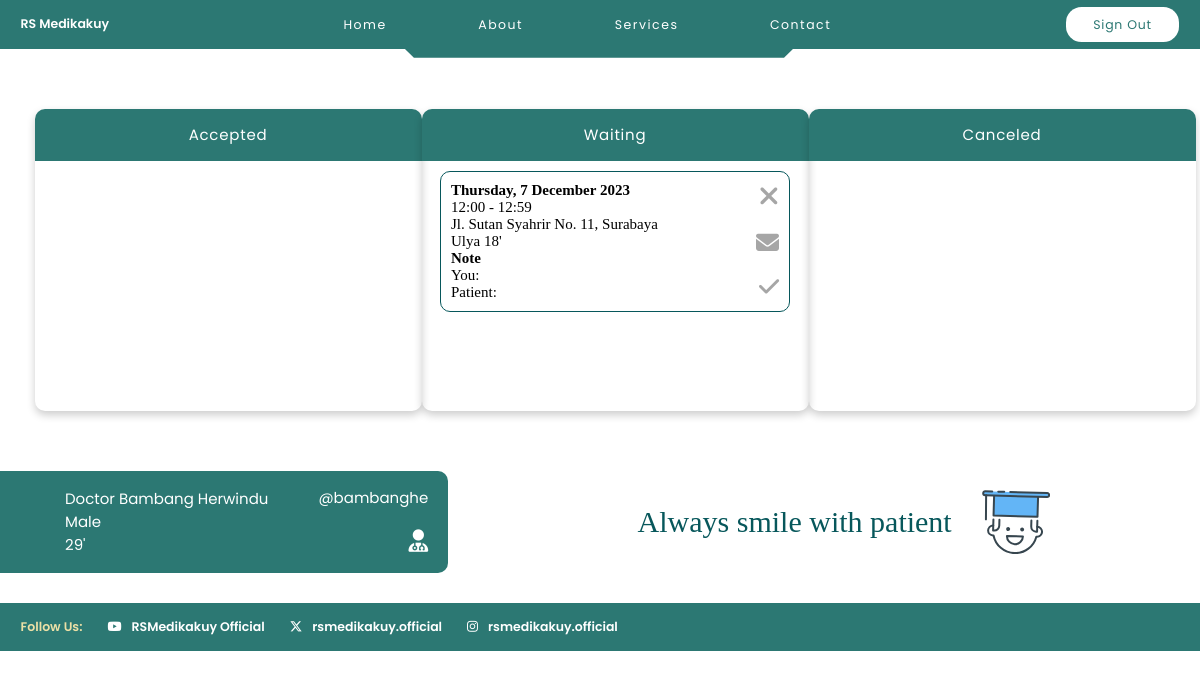
The app's page /main_doctor/24/ with its own data.
### myFirstApp/models.py (models this page shows, shortened)
class Patient(models.Model):
    username = models.CharField(max_length=200)
    password = models.CharField(max_length=200)
    first_name = models.CharField(max_length=200, default='a')
    last_name = models.CharField(max_length=200, default='a')
    gender = models.CharField(max_length=1, default='m')
    birth_date = models.DateField(default=date(2003, 10, 2))
    @property
    def age(self):
      if self.birth_date:
        today = date.today()
        age = today.year - self.birth_date.year - ((today.month, today.day) < (self.birth_date.month, self.birth_date.day))
        return age
      return None

class Reservation(models.Model):
  date = models.DateField(null=True, blank=True)
  status = models.CharField(max_length=200, default='menunggu')
  message_patient = models.TextField(default='')
  message_doctor = models.TextField(default='')
  id_patient = models.CharField(max_length=200)
  id_hospital = models.CharField(max_length=200)
  id_doctor = models.CharField(max_length=200)
  id_session = models.CharField(max_length=200, default='1')

class Session(models.Model):
  start = models.TimeField()
  end = models.TimeField()

class Hospital(models.Model):
  location = models.CharField(max_length=200)
  address = models.CharField(max_length=200)

class Doctor(models.Model):
  username = models.CharField(max_length=200)
  password = models.CharField(max_length=200)
  first_name = models.CharField(max_length=200, default='a')
  last_name = models.CharField(max_length=200, default='a')
  gender = models.CharField(max_length=1, default='m')
  birth_date = models.DateField(default='2003-10-02')
  session = models.CharField(max_length=200, default='a,a')
  day = models.CharField(max_length=200, default='a,a')
  id_hospital = models.CharField(max_length=200)
  @property
  def age(self):
    if self.birth_date:
      today = date.today()
      age = today.year - self.birth_date.year - ((today.month, today.day) < (self.birth_date.month, self.birth_date.day))
      return age
    return None

### myFirstApp/views.py (the view)
# urls.py: path('main_doctor/<int:id>/', views.main_doctor, name='main_doctor'),
def main_doctor(request, id):
    doctor = Doctor.objects.get(id=id)
    reservasi = Reservation.objects.filter(id_doctor=id).order_by('date', 'id_session')
    if not reservasi.exists():
        kosong = mark_safe('<div class="kosong">There is no reservation schedule</div>')
        none = mark_safe('style="display: none;"')
    else:
        kosong = ""
        none = ""
    reservation_details = []
    for i in reservasi:
        patient = Patient.objects.get(id=i.id_patient)
        hospital = Hospital.objects.get(id=i.id_hospital)
        session = Session.objects.get(id=i.id_session)
        reservation = Reservation.objects.get(id=i.id)
        reservation_detail = {
            'patient': patient,
            'hospital': hospital,
            'session': session,
            'reservation': reservation,
        }
        reservation_details.append(reservation_detail)
    context = {
        'kosong': kosong,
        'none': none,
        'doctor': doctor,
        'reservation_details': reservation_details,
    }
    return render(request, 'main_doctor.html', context)

### templates/main_doctor.html (shortened to what this page needs)
{% extends 'base.html' %}
{% block content %}
<header>
  <div class="logo">RS Medikakuy</div>
  <ul class="nav">
    <li><a href="/#home">Home</a></li>
    <li><a href="/#about">About</a></li>
    <li><a href="/#services">Services</a></li>
    <li><a href="/#contact">Contact</a></li>
  </ul>
  <div class="register"><a href="/login_doctor/">Sign Out</a> </div>
  <svg xmlns="http://www.w3.org/2000/svg" height="75" viewBox="0 0 1440 75" fill="none" class="rule">
    <path d="M0 25H481.336L506.88 50H930.616L956.16 25H1440" stroke="#2C7873" stroke-width="50"/>
  </svg>
</header>
<main class="main-main">
  <div class="jadwal-wrap">
    <div class="jadwal" {{none}}>
      <p>Accepted</p>
      <ul>
      </ul>
    </div>
    <div class="jadwal" {{none}}>
      <p>Waiting</p>
      <ul>
        {% for i in reservation_details %}
          {% if i.reservation.status == 'menunggu' %}
            <li>
              <div class="jadwal-left">
                <b>{{ i.reservation.date|date:"l, j F Y" }}</b><br>
                {{ i.session.start|time:"H:i" }} - {{ i.session.end|time:"H:i" }} <br>
                {{ i.hospital.address }} <br>
                {{ i.patient.first_name }} {{ i.patient.age }}' <br>
                <b>Note</b> <br>
                You: {{ i.reservation.message_doctor }} <br>
                Patient: {{ i.reservation.message_patient }} <br>
              </div>
              <div class="jadwal-right">
                <a href="/decline_reservation/{{ i.reservation.id }}/" class="decline" title="Decline"><i class="fa-solid fa-xmark"></i></a>
                <a href="/message_doctor/{{ i.reservation.id }}/" class="message" title="Note"><i class="fa-solid fa-envelope"></i></a>
                <a href="/accept_reservation/{{ i.reservation.id }}/" class="accept" title="Accept"><i class="fa-solid fa-check"></i></a>
              </div>
            </li>
          {% endif %}
        {% endfor %}
        </ul>
    </div>
    <div class="jadwal" {{none}}>
      <p>Canceled</p>
      <ul>
        </ul>
    </div>
  </div>
  <div class="profil-reservasi">
    <div class="profil-wrap">
      <div class="profil">
        <div class="profil-left">
          Doctor {{ doctor.first_name }} {{doctor.last_name}} <br>
          {% if doctor.gender == 'm' %}
            Male
          {% else %}
            Female
          {% endif %}
          <br> {{ doctor.age }}'
        </div>
        <div class="profil-right">
          <div class="username"> @{{ doctor.username }} </div>
          <div class="edit-profil" id="not-hover"><i class="fa-solid fa-user-doctor"></i></div>
        </div>
      </div>
    </div>
    <div class="buat-reservasi">
      Always smile with patient
    </div>
  </div>
</main>
<footer>
  <div>Follow Us: </div>
  <a class="yt" href="#">
    <i class="fa-brands fa-youtube"></i>
    <div>RSMedikakuy Official</div>
  </a>
  <a class="x" href="#">
    <i class="fa-brands fa-x-twitter"></i>
    <div>rsmedikakuy.official</div>
  </a>
  <a class="ig" href="#">
    <i class="fa-brands fa-instagram"></i>
    <div>rsmedikakuy.official</div>
  </a>
</footer>
{% endblock content %}

### static/css/style.css (style rules this page uses)
* { margin: 0; padding: 0; box-sizing: border-box; list-style: none; text-decoration: none; }
html { scroll-behavior: smooth; }
header { width: 100%; height: 4.875rem; padding: 0.56rem 2.06rem; background-color: #2C7873; display: flex; justify-content: space-between; align-items: center; position: relative; }
.rule { width: 100%; position: absolute; left: 0; bottom: -1.5625rem;; z-index: -1; }
.logo { color: #FFF; font-family: Poppins; font-size: 1.25rem; font-style: normal; font-weight: 600; line-height: normal; }
.nav { display: flex; justify-content: space-around; align-items: center; width: 50%; }
.nav a { color: #FFF; font-family: Poppins; font-size: 1.25rem; font-style: normal; font-weight: 400; line-height: 1.71488rem; letter-spacing: 0.15rem; }
.register a { background-color: #FFF; color: #2C7873; font-family: Poppins; font-size: 1.25rem; font-style: normal; font-weight: 400; line-height: 1.71488rem; letter-spacing: 0.075rem; display: flex; justify-content: center; align-items: center; width: 11.375rem; height: 3.5rem; flex-shrink: 0; border-radius: 1.5625rem; }
main { margin: 6.4185rem 9.87rem; display: flex; justify-content: space-between; align-items: center; height: 47.4375rem; }
footer { width: 100%; padding: 1.5rem 2.06rem; background: #2C7873; color: #FFF; font-family: Poppins; font-size: 1.25rem; font-style: normal; font-weight: 600; line-height: normal; display: flex; gap: 2.5rem; margin-top: 2rem; }
footer > div:first-of-type { color: #ECE0A6; font-family: Poppins; font-size: 1.25rem; font-style: normal; font-weight: 600; line-height: normal; }
footer div, footer a { display: flex; justify-content: center; align-items: center; gap: 1rem; }
footer a { color: #FFF; }
.main-main { display: block; margin: 0; }
.jadwal-wrap { min-height: 30.214rem; margin: 6rem 3.45rem; display: flex; justify-content: space-between; align-items: center; }
.jadwal { overflow: hidden; min-width: 38.7rem; border-radius: 1rem; box-shadow: 0 4px 8px 0 rgba(0,0,0,0.2);; }
.jadwal p { color: #FFF; font-family: Poppins; font-size: 1.5rem; font-style: normal; font-weight: 400; line-height: 1.71488rem; letter-spacing: 0.075rem; background-color: #2C7873; text-align: center; padding: 1.75rem; }
.jadwal ul { padding: 10px; height: 25rem; overflow-y: auto; }
.jadwal ul li { margin: auto; width: 35rem; padding: 1rem; border: 1px solid #07575B; border-radius: 1rem; background: #FFF; color: #000; font-family: Calibri; font-size: 1.5rem; font-style: normal; font-weight: 400; line-height: normal; position: relative; margin-bottom: 1.5rem; display: flex; justify-content: space-between; }
.jadwal a { color: rgba(128, 128, 128, 0.7); }
.jadwal-right { display: flex; flex-direction: column; align-items: flex-end; justify-content: space-between; }
.accept { font-size: 2.3rem; }
.decline { font-size: 2.7rem; }
.message { font-size: 2.3rem; }
.profil-wrap { display: inline-block; }
.profil-reservasi { display: flex; justify-content: space-between; align-items: center; }
.profil { display: flex; justify-content: space-between; align-items: center; gap: 5rem; background-color: #2C7873; padding: 1.5rem 2rem 1.5rem 6.5rem; color: #FFF; font-family: Poppins; font-size: 1.5rem; font-style: normal; font-weight: 400; line-height: normal; border-radius: 0 1rem 1rem 0; }
.profil-right { display: flex; flex-direction: column; align-items: flex-end; justify-content: space-between; gap: 1.5rem; }
.profil .edit-profil { color: #FFF; font-size: 2.25rem; transition: transform 0.25s; }
.buat-reservasi { padding-right: 15rem; color: #07575B; font-family: Calibri; font-size: 3rem; font-style: normal; font-weight: 400; line-height: normal; display: flex; gap: 3rem; align-items: center; }
.buat-reservasi svg { width: 6.83rem; height: 6.43rem; }
@media only screen and (min-width: 992px) { html { font-size: 10px; } }
@media only screen and (min-width: 992px) { main { display: flex; justify-content: space-around; } }

### records on screen
Patient: reservation "Thursday, 7 December 2023", session.start "12:00", session.end "12:59", hospital.address "Jl. Sutan Syahrir No. 11, Surabaya", patient.first_name "Ulya", patient.age "18"
Doctor: first_name "Bambang", last_name "Herwindu", age "29", username "bambanghe"
